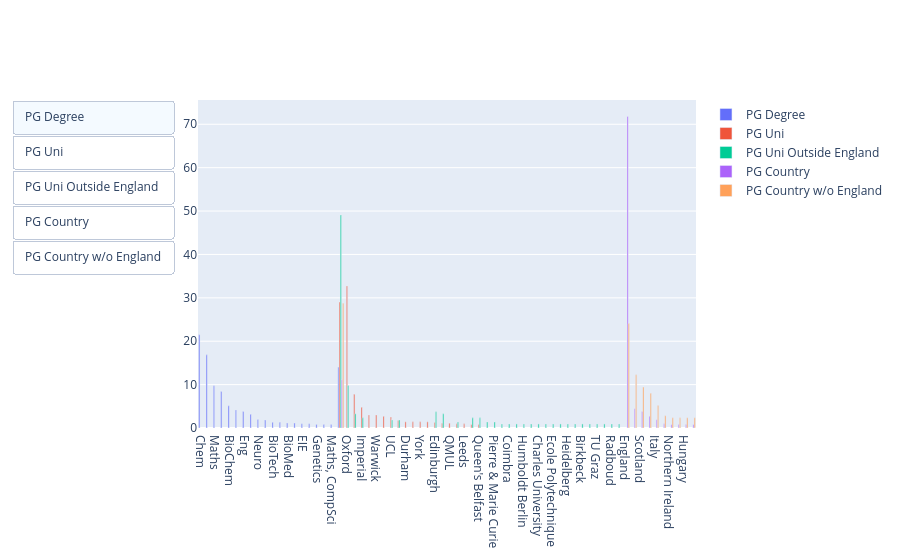

The notebook cell this image was saved under:
### Code cell
plt.figure(figsize=(7, 10))
fig = go.Figure()

column_names = ["PGCategory", "PGUniversity", "PGUniversity", "PGCountry", "PGCountry"]
limits = [5, 5, 2, 5, 5]
labels = [
    "PG Degree",
    "PG Uni",
    "PG Uni Outside England",
    "PG Country",
    "PG Country w/o England",
]
plot_title = [
    "Postgrad Degree Categories",
    "Postgrad Universities",
    "Postgrad Universities Outside England",
    "Postgrad Countries",
    "Postgrad Countries (No England)",
]
no_uk = [False, False, True, False, True]
buttons = []


for i, name in enumerate(column_names):
    limit = limits[i]
    label = labels[i]
    title = plot_title[i]
    no_uk_flag = no_uk[i]

    if no_uk_flag:
        counts = students.loc[students.UGCountry != 0]
        counts = counts.loc[counts[name] != 0]
        counts = (
            counts.loc[students.UGCountry != "England", name]
            .value_counts()
            .reset_index()
        )
    else:
        counts = students.loc[students[name] != 0, name].value_counts().reset_index()
    total = counts["count"].sum()
    counts["percent"] = counts["count"] / total * 100
    other = counts[counts["count"] < limit]
    counts = counts[counts["count"] >= limit]
    counts.loc[len(counts)] = ["Other", other["count"].sum(), other["percent"].sum()]

    # add pie chart for the distribution of the degrees
    # fig.add_trace(
    #     go.Bar(
    #         labels=counts[name],
    #         values=counts["percent"],
    #         hole=0.3,
    #         textinfo="label+percent",
    #         name=label,
    #     )
    # )

    fig.add_trace(
        go.Bar(
            x=counts[name],
            y=counts["percent"],
            name=label,
        )
    )

    visibility = [False] * len(column_names)
    visibility[i] = True

    sub_title = f"{title} (at least {limit} students)"

    buttons.append(
        dict(
            label=label,
            method="update",
            args=[
                {"visible": visibility},
                {"title": sub_title, "annotations": []},
            ],
        ),
    )


fig.update_layout(
    updatemenus=[
        dict(type="buttons", direction="down", active=0, buttons=list(buttons))
    ]
)

fig.show()

### Figure 1 — Plotly figure (JSON) as saved in the notebook; plotly's stock layout.template omitted (floating-point values rounded to 4 significant figures)
{"data": [{"name": "PG Degree", "type": "bar", "x": ["Chem", "Physics", "Maths", "Biology", "BioChem", "CompSci", "Eng", "BioEng", "Neuro", "Pharma", "BioTech", "Maths, Compsci", "BioMed", "Maths, Physics", "EIE", "Business", "Genetics", "Ecology", "Maths, CompSci", "Other"], "y": [21.49, 16.86, 9.752, 8.43, 5.124, 4.132, 3.802, 3.14, 1.983, 1.818, 1.322, 1.322, 1.157, 1.157, 0.9917, 0.9917, 0.8264, 0.8264, 0.8264, 14.05]}, {"name": "PG Uni", "type": "bar", "x": ["Oxford", "Cambridge", "Imperial", "Bristol", "Warwick", "Nottingham", "UCL", "KCL", "Durham", "Manchester", "York", "Sheffield", "Edinburgh", "Glasgow", "QMUL", "St Andrews", "Leeds", "ETH Zurich", "Queen's Belfast", "Other"], "y": [32.7, 7.778, 4.762, 3.016, 3.016, 2.698, 2.54, 1.746, 1.429, 1.429, 1.429, 1.429, 1.27, 1.111, 1.111, 0.9524, 0.9524, 0.7937, 0.7937, 29.05]}, {"name": "PG Uni Outside England", "type": "bar", "x": ["Oxford", "Edinburgh", "Glasgow", "Cambridge", "ETH Zurich", "Imperial", "Queen's Belfast", "UCL", "KCL", "LMU Munchen", "St Andrews", "Pierre & Marie Curie", "Konstanz", "Coimbra", "Bologna", "Humboldt Berlin", "Groningen", "Charles University", "Sapienza", "Ecole Polytechnique", "TU Munich", "Heidelberg", "Sydney", "Birkbeck", "Harvard", "TU Graz", "Eotvos Lorand", "Radboud", "Gottingen", "Other"], "y": [9.813, 3.738, 3.271, 3.271, 2.336, 2.336, 2.336, 1.869, 1.869, 1.402, 1.402, 1.402, 0.9346, 0.9346, 0.9346, 0.9346, 0.9346, 0.9346, 0.9346, 0.9346, 0.9346, 0.9346, 0.9346, 0.9346, 0.9346, 0.9346, 0.9346, 0.9346, 0.9346, 49.07]}, {"name": "PG Country", "type": "bar", "x": ["England", "Germany", "Scotland", "France", "Italy", "Switzerland", "Northern Ireland", "India", "Hungary", "Netherlands", "Other"], "y": [71.82, 4.459, 3.822, 2.707, 1.911, 0.9554, 0.7962, 0.7962, 0.7962, 0.7962, 11.15]}, {"name": "PG Country w/o England", "type": "bar", "x": ["England", "Germany", "Scotland", "France", "Italy", "Switzerland", "Northern Ireland", "Hungary", "Netherlands", "India", "Other"], "y": [24.06, 12.26, 9.434, 8.019, 5.189, 2.83, 2.358, 2.358, 2.358, 2.358, 28.77]}], "layout": {"updatemenus": [{"active": 0, "buttons": [{"args": [{"visible": [true, false, false, false, false]}, {"annotations": [], "title": "Postgrad Degree Categories (at least 5 students)"}], "label": "PG Degree", "method": "update"}, {"args": [{"visible": [false, true, false, false, false]}, {"annotations": [], "title": "Postgrad Universities (at least 5 students)"}], "label": "PG Uni", "method": "update"}, {"args": [{"visible": [false, false, true, false, false]}, {"annotations": [], "title": "Postgrad Universities Outside England (at least 2 students)"}], "label": "PG Uni Outside England", "method": "update"}, {"args": [{"visible": [false, false, false, true, false]}, {"annotations": [], "title": "Postgrad Countries (at least 5 students)"}], "label": "PG Country", "method": "update"}, {"args": [{"visible": [false, false, false, false, true]}, {"annotations": [], "title": "Postgrad Countries (No England) (at least 5 students)"}], "label": "PG Country w/o England", "method": "update"}], "direction": "down", "type": "buttons"}]}}
